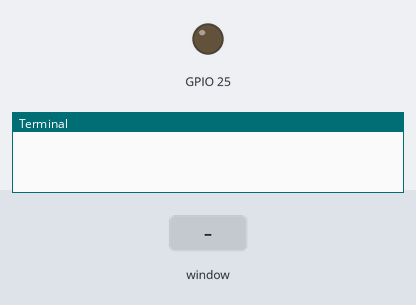
Bench run of a program on a simulated Raspberry Pi (BCM pin numbers). Parts: output pins drawn as LEDs (lit = HIGH), the last lines printed to the terminal. Inputs (shaded band) come from the test bench. The desktop window is not drawn, its controls go by their first labels and the mouse button is held 0.15 s.

Above: at 1.2 s.
1.3 s: control labelled "LED Open" in the window clicked
At 2.3 s:
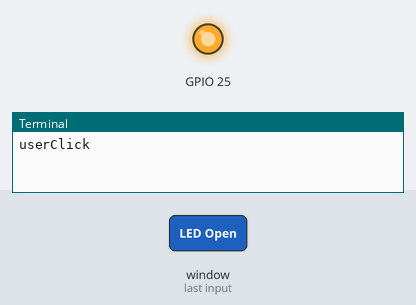
Timing chart, 0 to 4.3 s (numbered marks = the images above; inputs shaded):
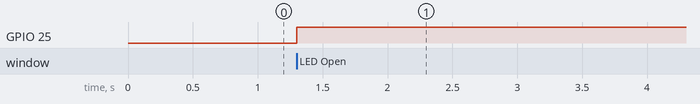

The program:

ledControl.py
```python
#! usr/bin/python3
import RPi.GPIO as GPIO
from tkinter import *

class App():
    def __init__(self, main):
        self.ledState = False
        main.title("Led Control")
        main.geometry("300x200")
        main.option_add("*Font",("verdana",18,"bold"))
        main.option_add("*Label.Font",("verdana",18))
        main.option_add("*Button.Background", "light blue")
        mainFrame = Frame(main)
        self.button = Button(mainFrame,text="LED Open",padx=40,pady=40,command=self.userClick)
        self.button.pack(expand=YES)

        mainFrame.pack(expand=YES, fill=BOTH)

    def userClick(self):
        print("userClick")
        if self.ledState:
            self.ledState = False
            GPIO.output(25, GPIO.LOW)
            self.button.config(text="LED Open")
        else:
            self.ledState = True
            GPIO.output(25, GPIO.HIGH)
            self.button.config(text="LED Close")

if __name__ == '__main__':
    GPIO.setmode(GPIO.BCM)
    #GPIO.cleanup()
    GPIO.setwarnings(False)
    GPIO.setup(25, GPIO.OUT)

    window = Tk()
    app = App(window)
    window.mainloop()
```

Measured:
- after the input at 1.3 s, GPIO 25: LOW → HIGH at once
